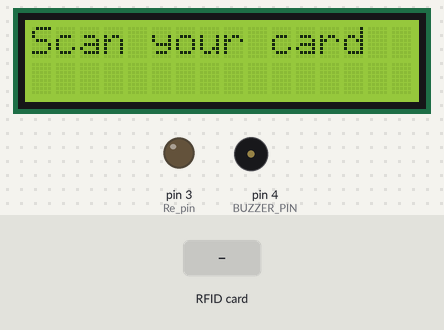
A sketch run on a simulated Arduino Uno, built with avr-gcc and run on an emulated ATmega328P. Shown: 16×2 character LCD, output pins drawn as LEDs (lit = HIGH), buzzer (waves = sounding, pin HIGH). The test bench sets the inputs (shaded band). Pins used as bus, display or sensor lines are not drawn; what the sketch prints to the serial monitor is not drawn.

Above: at 3.3 s.
3.4 s: RFID card 1D 2B 0D 06 held to the reader
At 5.3 s:
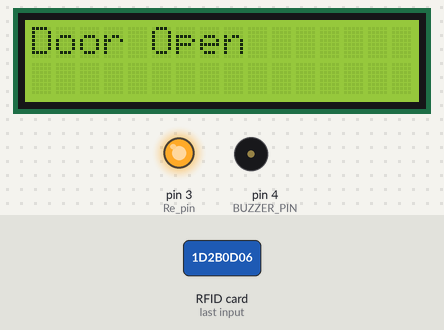
5.8 s: RFID card 5E 7A 19 C4 held to the reader
At 7.9 s:
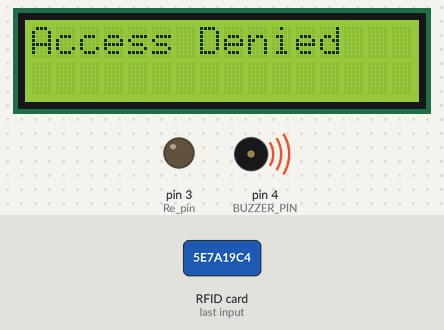
8.8 s: RFID card 19 95 73 B3 held to the reader
At 10.6 s:
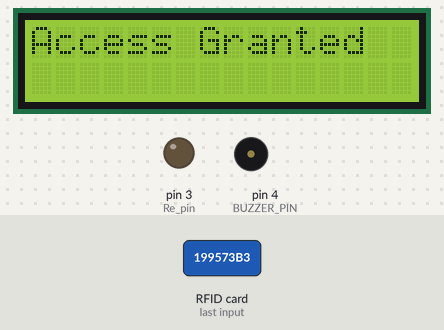
Timing chart, 0 to 15.3 s (numbered marks = the images above; inputs shaded):
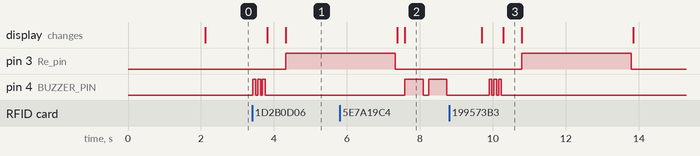

The sketch:

RFID_NANO.ino
```cpp
#include <SPI.h>
#include <MFRC522.h>
#include <LiquidCrystal.h>

#define SS_PIN 10
#define RST_PIN 9
#define BUZZER_PIN 4
#define LCD_CONTRAST 6  // PWM pin for LCD contrast
#define Re_pin 3
MFRC522 rfid(SS_PIN, RST_PIN);
LiquidCrystal lcd(A0, A1, A2, A3, A4, A5);

// ✅ Authorized UIDs (replace with your actual card UIDs)
byte card1[4] = {0x1D, 0x2B, 0x0D, 0x06};
byte card2[4] = {0x19, 0x95, 0x73, 0xB3};
byte card3[4] = {0x98, 0x76, 0x54, 0x32};

void setup() {
  Serial.begin(9600);
  SPI.begin();
  rfid.PCD_Init();

  lcd.begin(16, 2);
  pinMode(BUZZER_PIN, OUTPUT);
  pinMode(LCD_CONTRAST, OUTPUT);
  analogWrite(LCD_CONTRAST, 120); // Adjust for desired contrast (0–255)
  pinMode(Re_pin, OUTPUT);
  digitalWrite(Re_pin,LOW);
  lcd.print("RFID Auth System");
  delay(2000);
  lcd.clear();
  lcd.print("Scan your card");
}

void loop() {
  if (!rfid.PICC_IsNewCardPresent() || !rfid.PICC_ReadCardSerial()) return;

  Serial.print("UID: ");
  for (byte i = 0; i < rfid.uid.size; i++) {
    Serial.print(rfid.uid.uidByte[i] < 0x10 ? " 0" : " ");
    Serial.print(rfid.uid.uidByte[i], HEX);
  }
  Serial.println();

  if (checkCard(rfid.uid.uidByte)) {
    successBeep();
    lcd.clear();
    lcd.print("Access Granted");
    Serial.println("Access Granted");
    delay(500);
    lcd.clear();
    lcd.print("Door Open");
    digitalWrite(Re_pin,HIGH);
    delay(3000);
    digitalWrite(Re_pin , LOW);
    delay(50);
    lcd.clear();
  } else {
    lcd.clear();
    lcd.print("Access Denied");
     accessDenied();
    Serial.println("Access Denied");
    delay(800);
  }


  lcd.clear();
  lcd.print("Scan your card");
  delay(200);
  rfid.PICC_HaltA();
}

bool checkCard(byte *uid) {
  if (compareUID(uid, card1)) return true;
  if (compareUID(uid, card2)) return true;
  if (compareUID(uid, card3)) return true;
  return false;
}

bool compareUID(byte *uid, byte *valid) {
  for (byte i = 0; i < 4; i++) {
    if (uid[i] != valid[i]) return false;
  }
  return true;
}

void successBeep() {
digitalWrite(4, HIGH);
delay(80);
digitalWrite(4,LOW);
delay(50);
digitalWrite(4, HIGH);
delay(80);
digitalWrite(4,LOW);
delay(50);
digitalWrite(4, HIGH);
delay(80);
digitalWrite(4,LOW);
delay(50);
}
void accessDenied(){
  digitalWrite(4,HIGH);
  delay(500);
  digitalWrite(4,LOW);
  delay(150);
  digitalWrite(4,HIGH);
  delay(500);
  digitalWrite(4,LOW);
  delay(150);

}
```

Measured:
- after the input at 3.4 s, pin 3 (Re_pin): LOW → HIGH after 0.92 s; pin 4 (BUZZER_PIN): alternates HIGH for 0.08 s and LOW for 0.05 s, 6 changes in all, then stays LOW, starting at once; the display: first changes after 0.42 s (image 1 shows a later state)
- after the input at 5.8 s, pin 4 (BUZZER_PIN): alternates HIGH for 0.50 s and LOW for 0.15 s, starting after 1.8 s; the display: first differs from a run without the input after 1.8 s (image 2)
- after the input at 8.8 s, pin 3 (Re_pin): LOW → HIGH after 2.0 s, → LOW 3.0 s later; pin 4 (BUZZER_PIN): alternates HIGH for 0.08 s and LOW for 0.05 s, 6 changes in all, then stays LOW, starting after 1.1 s; the display: first differs from a run without the input after 1.5 s (image 3)
- what the display in image 3 shows lasts 0.5 s, from 10.3 s to 10.8 s
